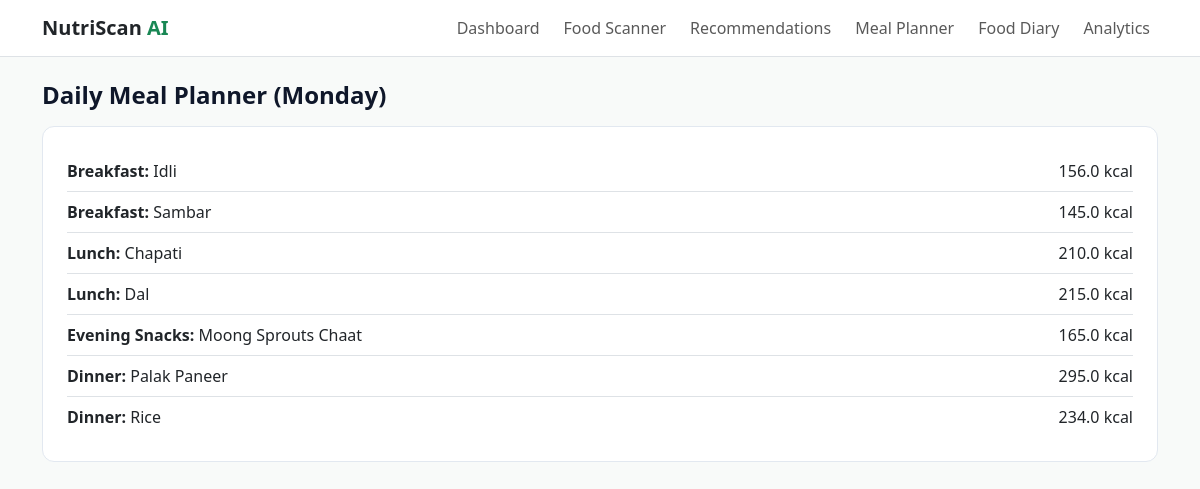
The page /meal-planner on the database its author committed.
### tables this page shows
CREATE TABLE meal_plans (
      id INTEGER PRIMARY KEY AUTOINCREMENT,
      day_of_week TEXT NOT NULL,
      meal_slot TEXT NOT NULL,
      food_id TEXT NOT NULL,
      food_name TEXT NOT NULL,
      serving_multiplier REAL NOT NULL DEFAULT 1,
      serving_label TEXT NOT NULL,
      calories REAL NOT NULL,
      protein_g REAL NOT NULL,
      carbs_g REAL NOT NULL,
      fat_g REAL NOT NULL,
      fiber_g REAL NOT NULL,
      saved_at TEXT NOT NULL
    );

### NutriScan_AI/app.py (the view)
@app.route("/meal-planner")
def meal_planner_page():
    day = request.args.get("day", "Monday")
    items = database.get_meal_plan(day)
    return render_template(
        "meal_planner.html", day=day, items=items, foods=FOOD_DATASET
    )

### NutriScan_AI/database.py (called while the page is built)
def get_connection() -> sqlite3.Connection:
    os.makedirs(INSTANCE_DIR, exist_ok=True)
    conn = sqlite3.connect(DB_PATH)
    conn.row_factory = sqlite3.Row
    return conn

def get_meal_plan(day_of_week: str = "Monday") -> List[Dict[str, Any]]:
    conn = get_connection()
    rows = conn.execute(
        "SELECT * FROM meal_plans WHERE day_of_week = ? ORDER BY id ASC",
        (day_of_week,),
    ).fetchall()
    conn.close()
    return [dict(r) for r in rows]

### NutriScan_AI/templates/meal_planner.html (shortened to what this page needs)
{% extends "base.html" %}
{% block content %}
<h1 class="h4 fw-bold mb-3">Daily Meal Planner ({{ day }})</h1>
<div class="nutri-card p-4">
  {% if items %}
    <ul class="list-group list-group-flush">
      {% for item in items %}
      <li class="list-group-item d-flex justify-content-between px-0">
        <span><strong>{{ item.meal_slot }}:</strong> {{ item.food_name }}</span>
        <span>{{ item.calories }} kcal</span>
      </li>
      {% endfor %}
    </ul>
  {% else %}
    <p class="text-secondary small mb-0">No saved items for {{ day }} yet.</p>
  {% endif %}
</div>
{% endblock %}

### NutriScan_AI/templates/base.html (shortened to what this page needs)
<!doctype html>
<html lang="en">
  <head>
    <link
      href="https://cdn.jsdelivr.net/npm/bootstrap@5.3.3/dist/css/bootstrap.min.css"
      rel="stylesheet"
    />
    <link rel="stylesheet" href="/static/css/style.css" />
  </head>
  <body>
    <nav class="navbar navbar-expand-lg bg-white border-bottom sticky-top">
      <div class="container">
        <a class="navbar-brand fw-bold text-dark" href="/">
          NutriScan <span class="text-success">AI</span>
        </a>
        <div class="collapse navbar-collapse" id="nutriNav">
          <ul class="navbar-nav ms-auto gap-lg-2">
            <li class="nav-item"><a class="nav-link" href="/dashboard">Dashboard</a></li>
            <li class="nav-item"><a class="nav-link" href="/food-recognition">Food Scanner</a></li>
            <li class="nav-item"><a class="nav-link" href="/recommendations">Recommendations</a></li>
            <li class="nav-item"><a class="nav-link" href="/meal-planner">Meal Planner</a></li>
            <li class="nav-item"><a class="nav-link" href="/food-diary">Food Diary</a></li>
            <li class="nav-item"><a class="nav-link" href="/analytics">Analytics</a></li>
          </ul>
        </div>
      </div>
    </nav>
    <main class="container py-4">
      {% block content %}{% endblock %}
    </main>
  </body>
</html>

### NutriScan_AI/static/css/style.css (style rules this page uses)
body { background-color: #f8faf9; color: #0f172a; }
.nutri-card { background: #ffffff; border: 1px solid #e2e8f0; border-radius: 0.75rem; }

### rows shown on the page
meal_plans: meal_slot "Breakfast", food_name "Idli", calories "156.0"
meal_plans: meal_slot "Breakfast", food_name "Sambar", calories "145.0"
meal_plans: meal_slot "Lunch", food_name "Chapati", calories "210.0"
meal_plans: meal_slot "Lunch", food_name "Dal", calories "215.0"
meal_plans: meal_slot "Evening Snacks", food_name "Moong Sprouts Chaat", calories "165.0"
meal_plans: meal_slot "Dinner", food_name "Palak Paneer", calories "295.0"
meal_plans: meal_slot "Dinner", food_name "Rice", calories "234.0"

### other values the page prints
{{ day }} "Monday"
